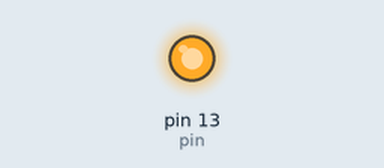
Simulated run of this sketch. Board: Arduino Uno, built with avr-gcc and run on an emulated ATmega328P. Parts: output pins drawn as LEDs (lit = HIGH).

Above: at 0.15 s.
At 6.55 s:
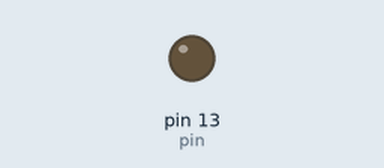
Timing chart, 0 to 7.2 s (numbered marks = the images above):
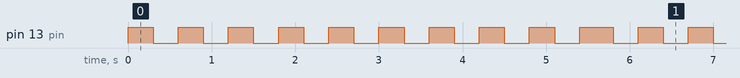

Measured:
- by itself, pin 13 (pin): repeats every 5.5 s: 8 × (LOW 0.30 s, HIGH 0.30 s), LOW 0.30 s, HIGH 0.40 s
- by itself, everything shown: repeats every 1.8 s, in 6 steps

The sketch:

t_timer.ino
```cpp
#include "Timer.h"

Timer t;
int pin = 13;

void setup()
{
  Serial.begin(9600);
  pinMode(pin, OUTPUT);
  t.every(5000, takeReading);
}

void loop()
{
  digitalWrite(pin,LOW);
  while(1){
  t.update();
  digitalWrite(pin,HIGH);
  delay(300);
  digitalWrite(pin,LOW);
  delay(300);
  }
}

void takeReading()
{
  digitalWrite(pin,HIGH);
  delay(100);
  digitalWrite(pin,LOW);
}
```
